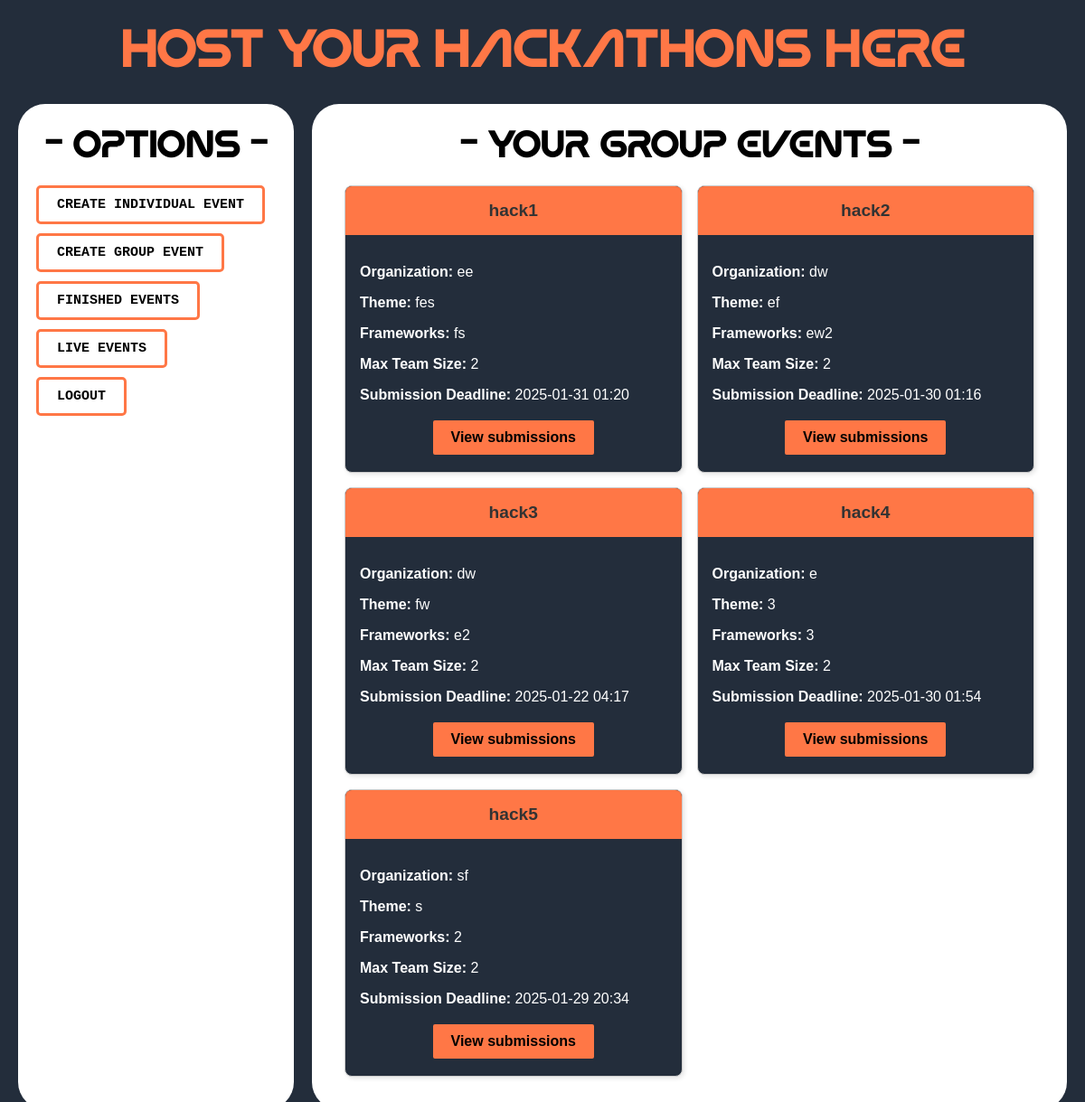
The page /host/dashboard/ (signed in) on the database as committed earlier.
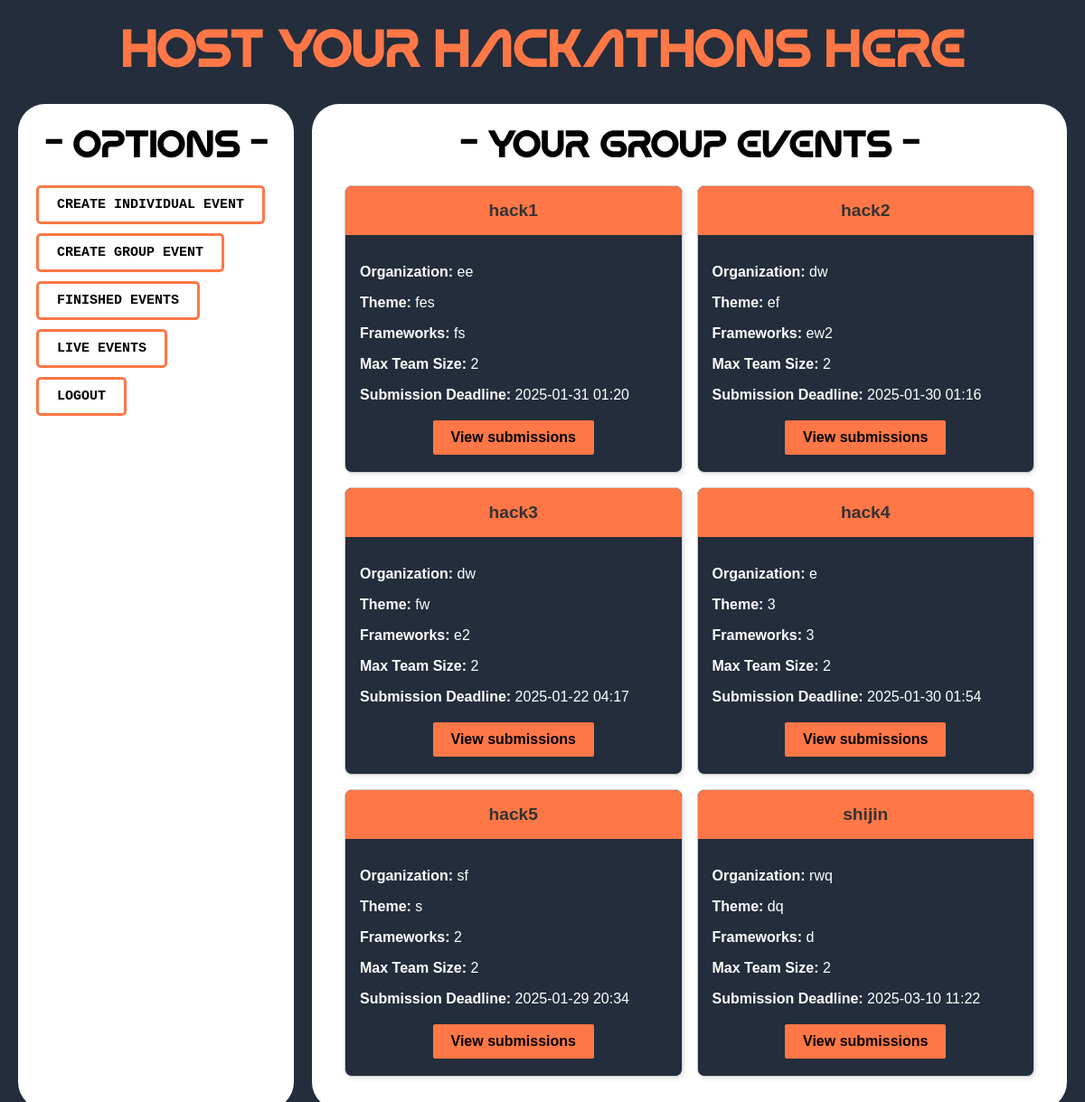
The same page on the database as committed later.
### host/models.py (models this page shows, shortened)
class GroupEvent(models.Model):
    hackathon_name = models.CharField(max_length=200)
    organization = models.CharField(max_length=200)
    theme = models.CharField(max_length=200)
    frameworks = models.CharField(max_length=300)
    max_team_size = models.IntegerField()
    last_submission_datetime = models.DateTimeField()
    evaluation_criteria = models.TextField()
    created_by = models.ForeignKey(settings.AUTH_USER_MODEL, on_delete=models.CASCADE, related_name="group_events")

### host/views.py (the view)
# urls.py: path('dashboard/', views.host_dashboard, name='host_dashboard'),
@login_required
def host_dashboard(request):
    user_group_events = GroupEvent.objects.filter(created_by=request.user)
    print(now())
    return render(request, "host/host_dashboard.html", {"group_events": user_group_events})

### templates/host/host_dashboard.html (shortened to what this page needs)
{% load static %}
<!DOCTYPE html>
<html lang="en">
<head>
</head>
<body>
    <h1 class="heading">Host your Hackathons here</h1>
    <div class="lower-section">
        <div class="menu">
            <h1 style="color:black;text-align: center;">- options -</h1>
            <ul>
                <li><a href="{% url "host:create_individual_event" %}" class="btn-link">CREATE INDIVIDUAL EVENT</a></li>
                <li><a href="{% url "host:create_group_event" %}" class="btn-link">CREATE GROUP EVENT</a></li>
                <li><a href="{% url "host:finished_group_events" %}" class="btn-link">FINISHED EVENTS</a></li>
                <li><a href="{% url "host:live_events" %}" class="btn-link">LIVE EVENTS</a></li>
                <li><a href="{% url "host:logout" %}" class="btn-link">LOGOUT</a></li>
            </ul>
        </div>
        <div class="content">
            {% block right_div %}
            <h1 style="color:black;text-align: center;">- Your group events -</h1>
            {% if group_events %}
                <div class="cards-container" style="display: grid; grid-template-columns: repeat(2, 1fr); gap: 16px;">
                    {% for event in group_events %}
                        <div class="card" >
                            <div class="hackathon_name">
                                {{ event.hackathon_name }}
                            </div>
                            <div style="padding: 16px;">
                                <p><strong>Organization:</strong> {{ event.organization }}</p>
                                <p><strong>Theme:</strong> {{ event.theme }}</p>
                                <p><strong>Frameworks:</strong> {{ event.frameworks }}</p>
                                <p><strong>Max Team Size:</strong> {{ event.max_team_size }}</p>
                                <p><strong>Submission Deadline:</strong> {{ event.last_submission_datetime|date:"Y-m-d H:i" }}</p>
                                <div style="text-align: center; margin-top: 16px;">
                                    <a href="{% url 'host:view_submissions' event.id %}" class="btn-like">
                                        View submissions
                                    </a>
                                </div>
                            </div>
                        </div>
                    {% endfor %}
                </div>
            {% else %}
                <p>No group events found. <a href="{% url 'host:create_group_event' %}">Create your first event!</a></p>
            {% endif %}
        {% endblock right_div %}
        </div>
    </div>
</body>
</html>

Rows that differ between the two databases and show on the page:
added GroupEvent: hackathon_name "shijin", organization "rwq", theme "dq", frameworks "d", max_team_size "2", last_submission_datetime "2025-03-10 11:22"
